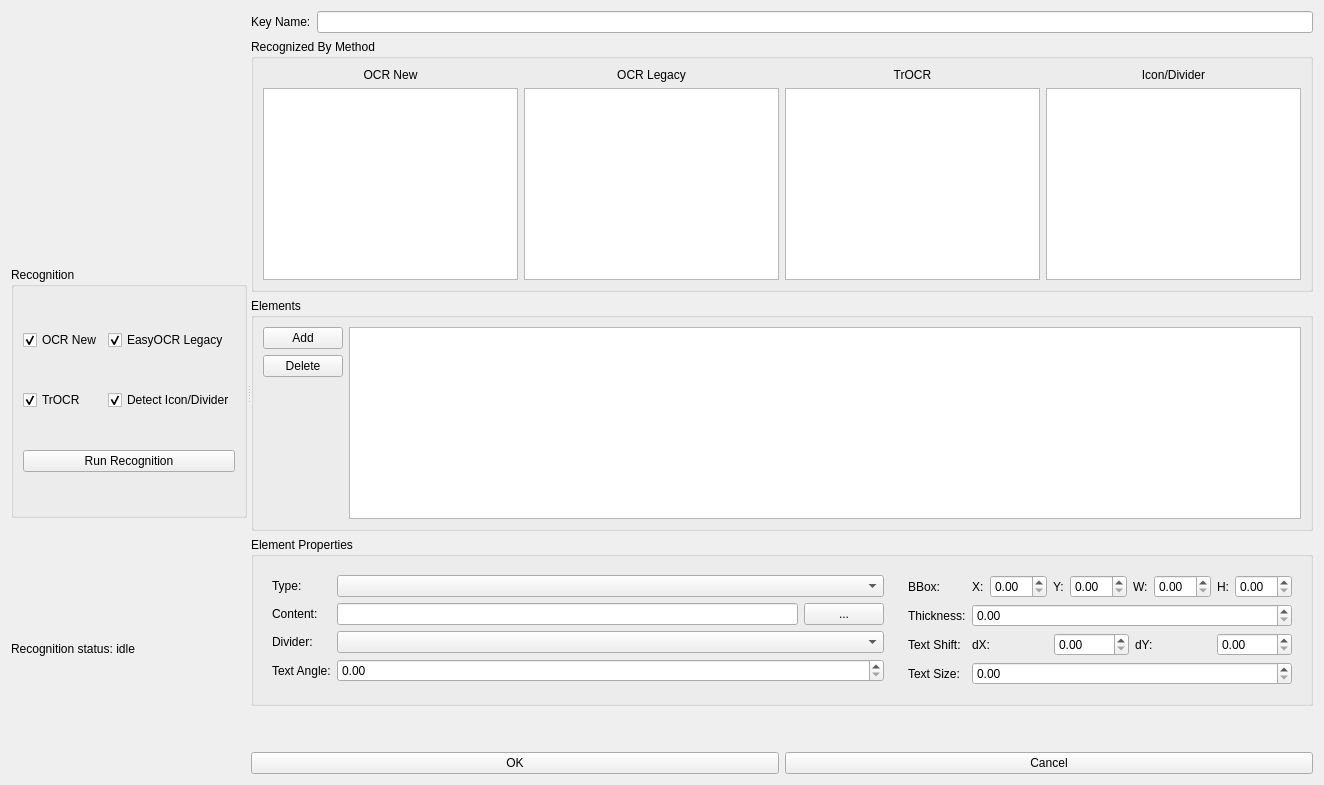
<?xml version="1.0" encoding="UTF-8"?>
<ui version="4.0">
 <class>ElementEditorDialogRoot</class>
 <widget class="QWidget" name="element_editor_root">
  <layout class="QHBoxLayout" name="root_layout">
   <item>
    <widget class="QSplitter" name="main_splitter">
     <property name="orientation">
      <enum>Qt::Horizontal</enum>
     </property>
     <widget class="QWidget" name="left_panel">
      <layout class="QVBoxLayout" name="left_layout">
       <property name="leftMargin">
        <number>0</number>
       </property>
       <property name="topMargin">
        <number>0</number>
       </property>
       <property name="rightMargin">
        <number>0</number>
       </property>
       <property name="bottomMargin">
        <number>0</number>
       </property>
       <item>
        <widget class="QWidget" name="image_container"/>
       </item>
       <item>
        <widget class="QGroupBox" name="recognition_group">
         <property name="title">
          <string>Recognition</string>
         </property>
         <layout class="QGridLayout" name="recognition_layout">
          <item row="0" column="0">
           <widget class="QCheckBox" name="chk_rec_ocr_new">
            <property name="text">
             <string>OCR New</string>
            </property>
            <property name="checked">
             <bool>true</bool>
            </property>
           </widget>
          </item>
          <item row="0" column="1">
           <widget class="QCheckBox" name="chk_rec_legacy">
            <property name="text">
             <string>EasyOCR Legacy</string>
            </property>
            <property name="checked">
             <bool>true</bool>
            </property>
           </widget>
          </item>
          <item row="1" column="0">
           <widget class="QCheckBox" name="chk_rec_trocr">
            <property name="text">
             <string>TrOCR</string>
            </property>
            <property name="checked">
             <bool>true</bool>
            </property>
           </widget>
          </item>
          <item row="1" column="1">
           <widget class="QCheckBox" name="chk_rec_shapes">
            <property name="text">
             <string>Detect Icon/Divider</string>
            </property>
            <property name="checked">
             <bool>true</bool>
            </property>
           </widget>
          </item>
          <item row="2" column="0" colspan="2">
           <widget class="QPushButton" name="btn_run_recognition">
            <property name="text">
             <string>Run Recognition</string>
            </property>
           </widget>
          </item>
         </layout>
        </widget>
       </item>
       <item>
        <widget class="QLabel" name="recognition_status">
         <property name="text">
          <string>Recognition status: idle</string>
         </property>
        </widget>
       </item>
      </layout>
     </widget>
     <widget class="QWidget" name="right_panel">
      <layout class="QVBoxLayout" name="right_layout">
       <item>
        <layout class="QHBoxLayout" name="name_layout">
         <item>
          <widget class="QLabel" name="name_label">
           <property name="text">
            <string>Key Name:</string>
           </property>
          </widget>
         </item>
         <item>
          <widget class="QLineEdit" name="name_edit"/>
         </item>
        </layout>
       </item>
       <item>
        <widget class="QGroupBox" name="methods_group">
         <property name="title">
          <string>Recognized By Method</string>
         </property>
         <layout class="QHBoxLayout" name="methods_layout">
          <item>
           <layout class="QVBoxLayout" name="col_new">
            <item>
             <widget class="QLabel" name="lbl_new">
              <property name="text">
               <string>OCR New</string>
              </property>
              <property name="alignment">
               <set>Qt::AlignHCenter</set>
              </property>
             </widget>
            </item>
            <item>
             <widget class="QListWidget" name="list_m_new"/>
            </item>
           </layout>
          </item>
          <item>
           <layout class="QVBoxLayout" name="col_legacy">
            <item>
             <widget class="QLabel" name="lbl_legacy">
              <property name="text">
               <string>OCR Legacy</string>
              </property>
              <property name="alignment">
               <set>Qt::AlignHCenter</set>
              </property>
             </widget>
            </item>
            <item>
             <widget class="QListWidget" name="list_m_legacy"/>
            </item>
           </layout>
          </item>
          <item>
           <layout class="QVBoxLayout" name="col_trocr">
            <item>
             <widget class="QLabel" name="lbl_trocr">
              <property name="text">
               <string>TrOCR</string>
              </property>
              <property name="alignment">
               <set>Qt::AlignHCenter</set>
              </property>
             </widget>
            </item>
            <item>
             <widget class="QListWidget" name="list_m_trocr"/>
            </item>
           </layout>
          </item>
          <item>
           <layout class="QVBoxLayout" name="col_shapes">
            <item>
             <widget class="QLabel" name="lbl_shapes">
              <property name="text">
               <string>Icon/Divider</string>
              </property>
              <property name="alignment">
               <set>Qt::AlignHCenter</set>
              </property>
             </widget>
            </item>
            <item>
             <widget class="QListWidget" name="list_m_shapes"/>
            </item>
           </layout>
          </item>
         </layout>
        </widget>
       </item>
       <item>
        <widget class="QGroupBox" name="list_group">
         <property name="title">
          <string>Elements</string>
         </property>
         <layout class="QVBoxLayout" name="list_layout">
          <item>
           <layout class="QHBoxLayout" name="list_content">
            <item>
             <layout class="QVBoxLayout" name="list_btns">
              <item>
               <widget class="QPushButton" name="btn_add">
                <property name="text">
                 <string>Add</string>
                </property>
               </widget>
              </item>
              <item>
               <widget class="QPushButton" name="btn_delete">
                <property name="text">
                 <string>Delete</string>
                </property>
               </widget>
              </item>
              <item>
               <spacer name="list_btn_spacer">
                <property name="orientation">
                 <enum>Qt::Vertical</enum>
                </property>
                <property name="sizeHint" stdset="0">
                 <size>
                  <width>20</width>
                  <height>40</height>
                 </size>
                </property>
               </spacer>
              </item>
             </layout>
            </item>
            <item>
             <widget class="QListWidget" name="element_list"/>
            </item>
           </layout>
          </item>
         </layout>
        </widget>
       </item>
       <item>
        <widget class="QGroupBox" name="props_group">
         <property name="title">
          <string>Element Properties</string>
         </property>
         <layout class="QHBoxLayout" name="props_root_layout">
          <item>
           <widget class="QWidget" name="props_left_widget">
            <layout class="QFormLayout" name="props_left_form">
             <item row="0" column="0">
              <widget class="QLabel" name="lbl_type">
               <property name="text">
                <string>Type:</string>
               </property>
              </widget>
             </item>
             <item row="0" column="1">
              <widget class="QComboBox" name="type_combo"/>
             </item>
             <item row="1" column="0">
              <widget class="QLabel" name="lbl_content">
               <property name="text">
                <string>Content:</string>
               </property>
              </widget>
             </item>
             <item row="1" column="1">
              <widget class="QWidget" name="content_widget">
               <layout class="QHBoxLayout" name="content_layout">
                <property name="leftMargin">
                 <number>0</number>
                </property>
                <property name="topMargin">
                 <number>0</number>
                </property>
                <property name="rightMargin">
                 <number>0</number>
                </property>
                <property name="bottomMargin">
                 <number>0</number>
                </property>
                <item>
                 <widget class="QLineEdit" name="content_edit"/>
                </item>
                <item>
                 <widget class="QPushButton" name="btn_browse_icon">
                  <property name="text">
                   <string>...</string>
                  </property>
                 </widget>
                </item>
               </layout>
              </widget>
             </item>
             <item row="2" column="0">
              <widget class="QLabel" name="lbl_divider">
               <property name="text">
                <string>Divider:</string>
               </property>
              </widget>
             </item>
             <item row="2" column="1">
              <widget class="QComboBox" name="divider_orientation"/>
             </item>
             <item row="3" column="0">
              <widget class="QLabel" name="lbl_text_angle">
               <property name="text">
                <string>Text Angle:</string>
               </property>
              </widget>
             </item>
             <item row="3" column="1">
              <widget class="QDoubleSpinBox" name="text_angle"/>
             </item>
            </layout>
           </widget>
          </item>
          <item>
           <widget class="QWidget" name="props_right_widget">
            <layout class="QFormLayout" name="props_right_form">
             <item row="0" column="0">
              <widget class="QLabel" name="lbl_bbox">
               <property name="text">
                <string>BBox:</string>
               </property>
              </widget>
             </item>
             <item row="0" column="1">
              <widget class="QWidget" name="bbox_widget">
               <layout class="QHBoxLayout" name="bbox_layout">
                <property name="leftMargin">
                 <number>0</number>
                </property>
                <property name="topMargin">
                 <number>0</number>
                </property>
                <property name="rightMargin">
                 <number>0</number>
                </property>
                <property name="bottomMargin">
                 <number>0</number>
                </property>
                <item>
                 <widget class="QLabel" name="lbl_bbox_x">
                  <property name="text">
                   <string>X:</string>
                  </property>
                 </widget>
                </item>
                <item>
                 <widget class="QDoubleSpinBox" name="bbox_x"/>
                </item>
                <item>
                 <widget class="QLabel" name="lbl_bbox_y">
                  <property name="text">
                   <string>Y:</string>
                  </property>
                 </widget>
                </item>
                <item>
                 <widget class="QDoubleSpinBox" name="bbox_y"/>
                </item>
                <item>
                 <widget class="QLabel" name="lbl_bbox_w">
                  <property name="text">
                   <string>W:</string>
                  </property>
                 </widget>
                </item>
                <item>
                 <widget class="QDoubleSpinBox" name="bbox_w"/>
                </item>
                <item>
                 <widget class="QLabel" name="lbl_bbox_h">
                  <property name="text">
                   <string>H:</string>
                  </property>
                 </widget>
                </item>
                <item>
                 <widget class="QDoubleSpinBox" name="bbox_h"/>
                </item>
               </layout>
              </widget>
             </item>
             <item row="1" column="0">
              <widget class="QLabel" name="lbl_thickness">
               <property name="text">
                <string>Thickness:</string>
               </property>
              </widget>
             </item>
             <item row="1" column="1">
              <widget class="QDoubleSpinBox" name="divider_thickness"/>
             </item>
             <item row="2" column="0">
              <widget class="QLabel" name="lbl_text_shift">
               <property name="text">
                <string>Text Shift:</string>
               </property>
              </widget>
             </item>
             <item row="2" column="1">
              <widget class="QWidget" name="text_tf_widget">
               <layout class="QHBoxLayout" name="text_tf_layout">
                <property name="leftMargin">
                 <number>0</number>
                </property>
                <property name="topMargin">
                 <number>0</number>
                </property>
                <property name="rightMargin">
                 <number>0</number>
                </property>
                <property name="bottomMargin">
                 <number>0</number>
                </property>
                <item>
                 <widget class="QLabel" name="lbl_dx">
                  <property name="text">
                   <string>dX:</string>
                  </property>
                 </widget>
                </item>
                <item>
                 <widget class="QDoubleSpinBox" name="text_offset_x"/>
                </item>
                <item>
                 <widget class="QLabel" name="lbl_dy">
                  <property name="text">
                   <string>dY:</string>
                  </property>
                 </widget>
                </item>
                <item>
                 <widget class="QDoubleSpinBox" name="text_offset_y"/>
                </item>
               </layout>
              </widget>
             </item>
             <item row="3" column="0">
              <widget class="QLabel" name="lbl_text_size">
               <property name="text">
                <string>Text Size:</string>
               </property>
              </widget>
             </item>
             <item row="3" column="1">
              <widget class="QDoubleSpinBox" name="text_size_rel_key"/>
             </item>
            </layout>
           </widget>
          </item>
         </layout>
        </widget>
       </item>
       <item>
        <spacer name="right_spacer">
         <property name="orientation">
          <enum>Qt::Vertical</enum>
         </property>
         <property name="sizeHint" stdset="0">
          <size>
           <width>20</width>
           <height>40</height>
          </size>
         </property>
        </spacer>
       </item>
       <item>
        <layout class="QHBoxLayout" name="btn_layout">
         <item>
          <widget class="QPushButton" name="btn_ok">
           <property name="text">
            <string>OK</string>
           </property>
          </widget>
         </item>
         <item>
          <widget class="QPushButton" name="btn_cancel">
           <property name="text">
            <string>Cancel</string>
           </property>
          </widget>
         </item>
        </layout>
       </item>
      </layout>
     </widget>
    </widget>
   </item>
  </layout>
 </widget>
 <resources/>
 <connections/>
</ui>
